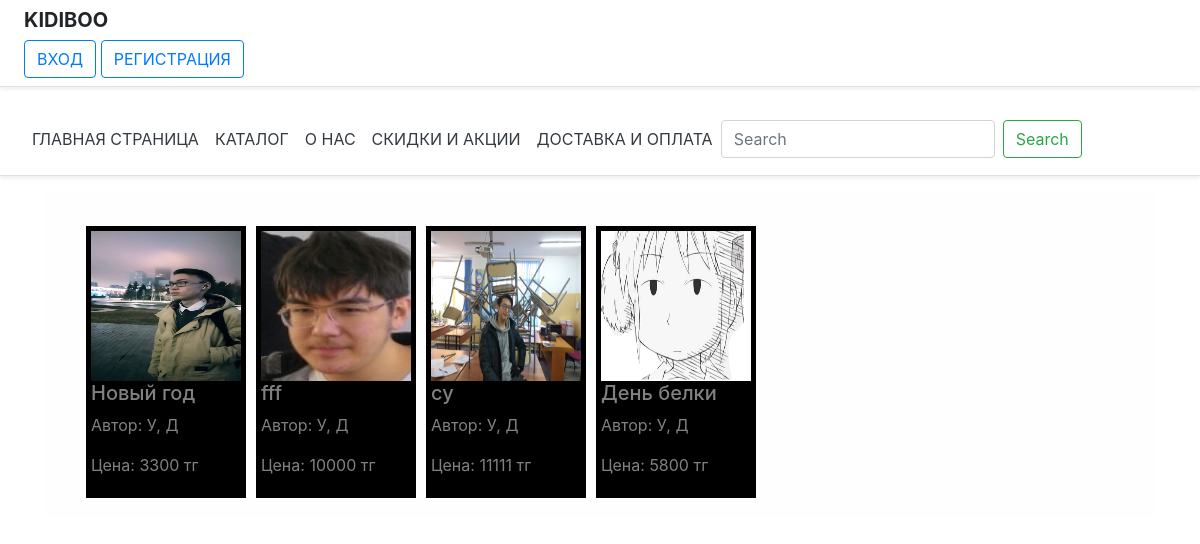
The app's page /catalog/, older data.
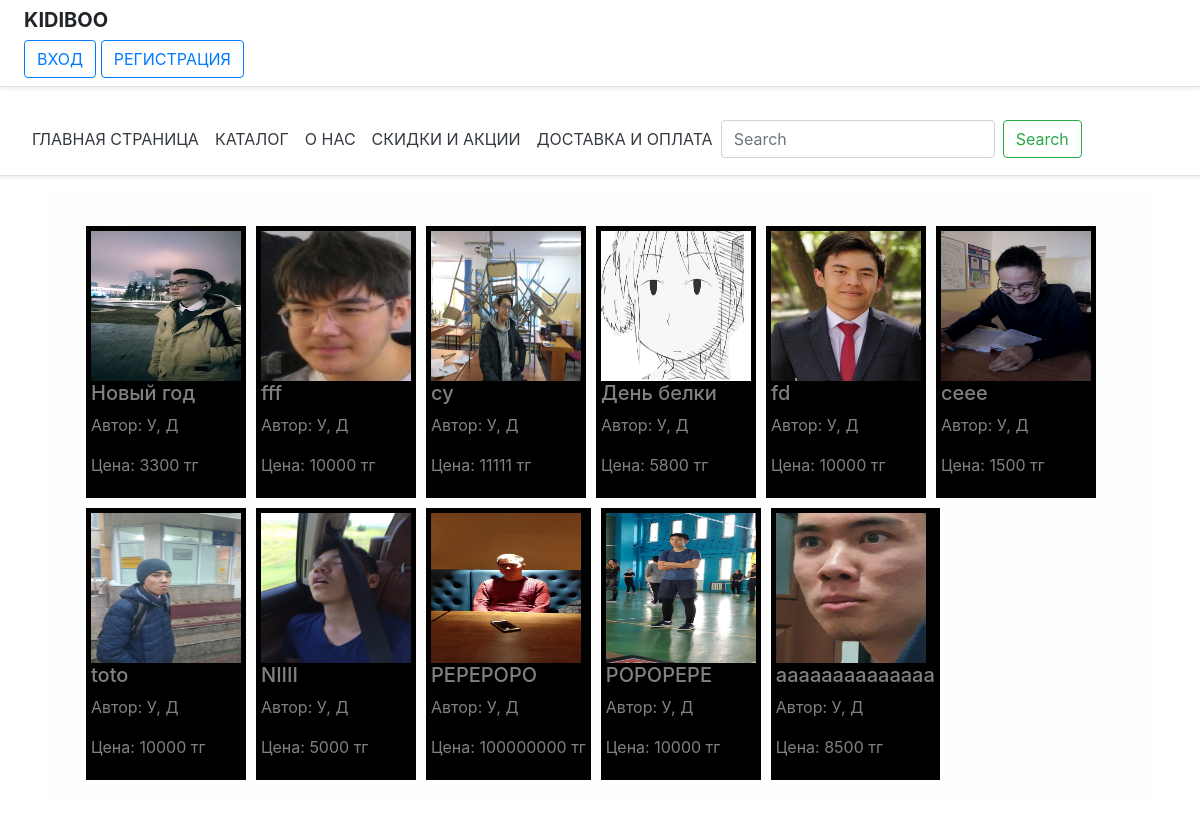
The same page, newer data.
### TEDEN/models.py (models this page shows, shortened)
class Book(models.Model):
    title = models.CharField(max_length=200)
    genre = models.ManyToManyField(Genre, help_text="выбирите жанр для этой книги")
    author = models.ForeignKey('Author', on_delete=models.SET_NULL, null=True)
    language = models.ForeignKey('Language', on_delete=models.SET_NULL, null=True)
    image = models.ImageField()
    description = models.TextField(max_length=1000, help_text="Опишите краткое содержание книги")
    price = models.IntegerField()

class Author(models.Model):
    first_name = models.CharField(max_length=100)
    last_name = models.CharField(max_length=100)
    date_of_birth = models.DateField(null=True, blank=True)
    date_of_death = models.DateField('died', null=True, blank=True)
    def __str__(self):
        return '%s, %s' % (self.last_name, self.first_name)

### TEDEN/views.py (the view)
# urls.py: path('catalog/', views.catalog, name="catalog"),
def catalog(request):
    book = Book.objects.all()
    return render(request, 'catalog.html', {'title': 'List','book': book })

### TEDEN/templates/catalog.html (shortened to what this page needs)
{% extends 'index.html' %}
{% block content %}
<div class="alert alert-light mt-2">
    <div class="container">
        <div class="flex">
            {% for el in book %}
            <div class="item">
                    {% if el.image %}
                        <img src="{{ MEDIA_URL }}{{ el.image.url }}" width="150" height="150">
                    {% endif %}
                    <h5>{{ el.title}}</h5>
                    <p>Автор: {{ el.author }}</p>
                    <p>Цена: {{ el.price }} тг</p>
            </div>
            {% endfor %}
        </div>
    </div>
</div>
{% endblock %}

Row changes from the older to the newer data that the page shows:
added Book: image (picture), title "fd", author "У, Д", price "10000"
added Book: image (picture), title "ceee", author "У, Д", price "1500"
added Book: image (picture), title "toto", author "У, Д", price "10000"
added Book: image (picture), title "NIIII", author "У, Д", price "5000"
added Book: image (picture), title "PEPEPOPO", author "У, Д", price "100000000"
added Book: image (picture), title "POPOPEPE", author "У, Д", price "10000"
added Book: image (picture), title "аааааааааааааа", author "У, Д", price "8500"
